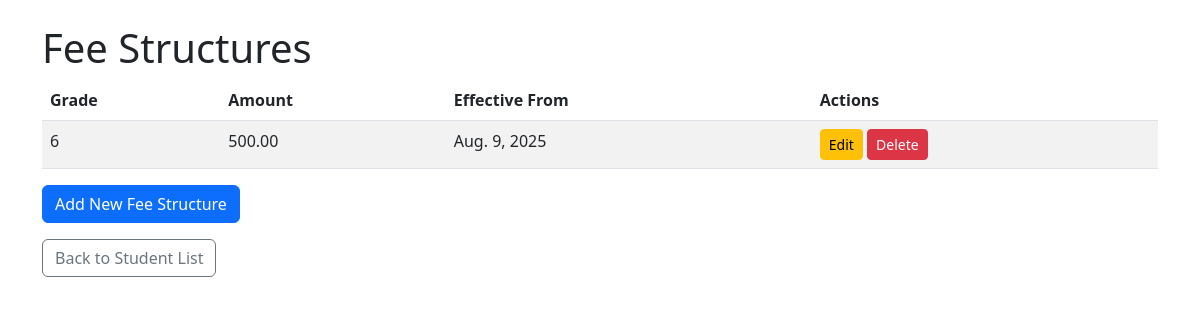
Page /books/fee-structures/ (signed in) on the earlier database version.
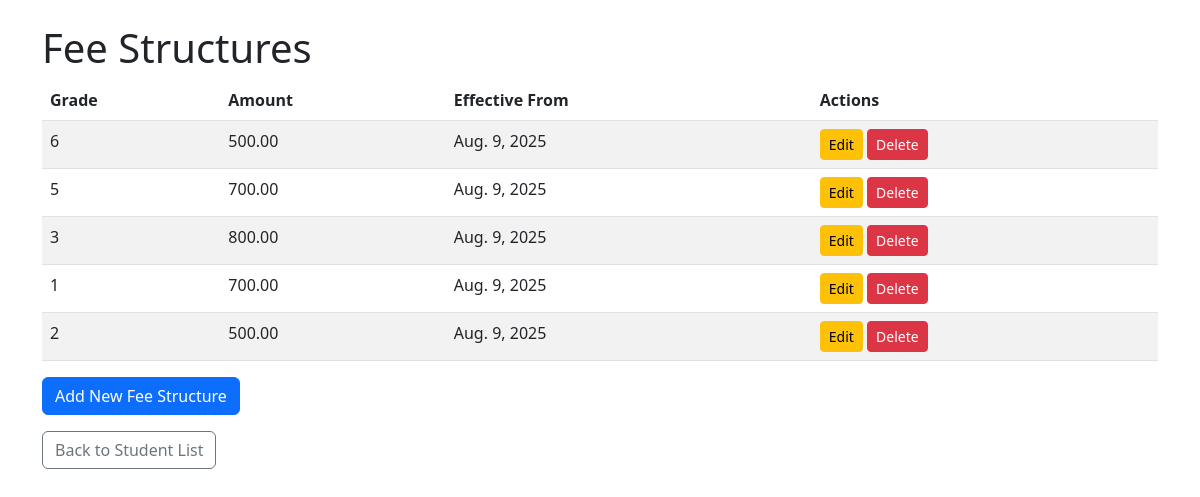
Same page on the later database version.
### book_store/models.py (models this page shows, shortened)
class FeeStructure(models.Model):
    grade = models.IntegerField(unique=True)
    amount = models.DecimalField(max_digits=10, decimal_places=2)
    description = models.CharField(max_length=200, blank=True)
    effective_from = models.DateField()
    active = models.BooleanField(default=True)

### book_store/views.py (the view)
# urls.py: path('fee-structures/', FeeStructureListView.as_view(), name='fee_structure_list'),
class FeeStructureListView(LoginRequiredMixin, ListView):
    model = FeeStructure
    template_name = 'students/fee_structure_list.html'
    context_object_name = 'fee_structures'

### book_store/templates/students/fee_structure_list.html (shortened to what this page needs)
<!DOCTYPE html>
<html lang="en">
<head>
 <link href="https://cdn.jsdelivr.net/npm/bootstrap@5.3.0/dist/css/bootstrap.min.css" rel="stylesheet">
</head>
<body>
 <div class="container mt-4">
  <h1>Fee Structures</h1>
  <table class="table table-striped">
   <thead>
    <tr>
     <th>Grade</th>
     <th>Amount</th>
     <th>Effective From</th>
     <th>Actions</th>
    </tr>
   </thead>
   <tbody>
    {% for fee in fee_structures %}
    <tr>
     <td>{{ fee.grade }}</td>
     <td>{{ fee.amount }}</td>
     <td>{{ fee.effective_from }}</td>
     <td>
      <a href="{% url 'fee_structure_update' fee.pk %}" class="btn btn-warning btn-sm">Edit</a>
      <a href="{% url 'fee_structure_delete' fee.pk %}" class="btn btn-danger btn-sm">Delete</a>
     </td>
    </tr>
    {% endfor %}
   </tbody>
  </table>
  <a href="{% url 'fee_structure_create' %}" class="btn btn-primary mb-2">Add New Fee Structure</a>
  <br>
  <a href="{% url 'student_list' %}" class="btn btn-outline-secondary mb-3 mt-2">Back to Student List</a>
 </div>
</body>
</html>

Differences in the rows shown:
added FeeStructure: grade "5", amount "700.00", effective_from "Aug. 9, 2025"
added FeeStructure: grade "3", amount "800.00", effective_from "Aug. 9, 2025"
added FeeStructure: grade "1", amount "700.00", effective_from "Aug. 9, 2025"
added FeeStructure: grade "2", amount "500.00", effective_from "Aug. 9, 2025"
